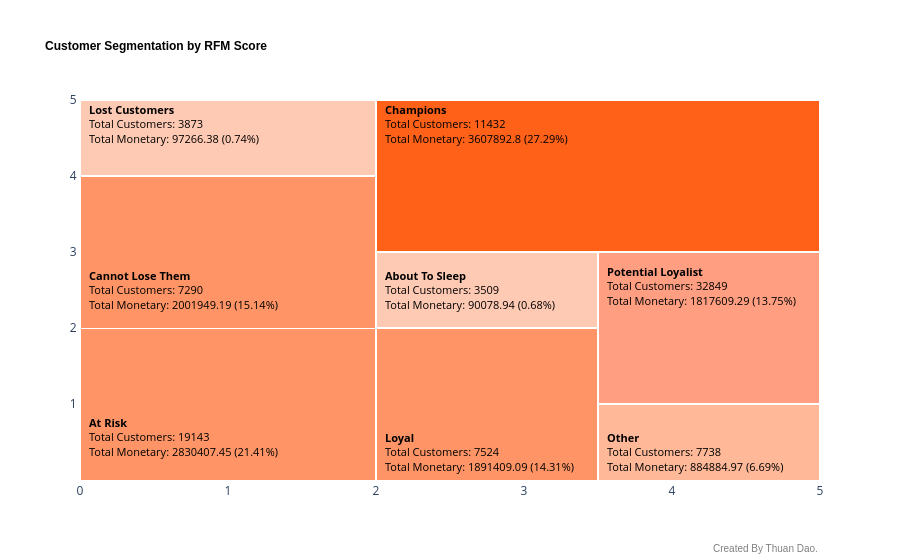

Notebook cell for this chart:
### Code cell
fig = go.Figure()

fig.add_trace(
    property(
        x = [0, 0, 2, 2],
        y = [4, 5, 5, 4],
        name = "Lost Customers"
    )
)

fig.add_trace(
    property (
        x = [0, 0, 2, 2],
        y = [0, 2, 2, 0],
        name = "At Risk",
    )
)

fig.add_trace(
    property (
        x = [0, 0, 2, 2],
        y = [2, 4, 4, 2],
        name = "Cannot Lose Them"
    )
)

fig.add_trace(
    property (
        x = [2, 2, 5, 5],
        y = [3, 5, 5, 3],
        name = "Champions"
    )
)

fig.add_trace(
    property (
        x = [2, 2, 3.5, 3.5],
        y = [2, 3, 3, 2],
        name="About To Sleep"
    )
)

fig.add_trace(
    property (
        x = [2, 2, 3.5, 3.5],
        y = [0, 2, 2, 0],
        name = "Loyal",
    )
)


fig.add_trace(
    property (
        x = [3.5, 3.5, 5, 5],
        y = [1, 3, 3, 1],
        name = "Potential Loyalist",
    )
)

fig.add_trace(
    property (
        x = [3.5, 3.5, 5, 5],
        y = [0, 1, 1, 0],
        name = "Other",
    )
)

annotation (x = 0.01, y = 1, name = "Lost Customers")
annotation (x = 0.01, y = 0.05, name = "At Risk")
annotation (x = 0.01, y = 0.5, name = "Cannot Lose Them")
annotation (x = 0.41, y = 1.0, name = "Champions")
annotation (x = 0.41, y = 0.50, name = "About To Sleep")
annotation (x = 0.41, y = 0.01, name = "Loyal")
annotation (x = 0.71, y = 0.51, name = "Potential Loyalist")
annotation (x = 0.71, y = 0.01, name = "Other")

fig.update_layout(
    title = dict(text="<b>Customer Segmentation by RFM Score<b>",
                 font=dict(size=12, family="Arial", color="black")),
    plot_bgcolor = "white",
    xaxis = dict (showline = True, range = [0, 5],  rangemode = "nonnegative"),
    yaxis = dict (showline = True, range = [0, 5], rangemode = "nonnegative", tickmode="array", tickvals=[1, 2, 3, 4, 5]),
    showlegend = False
)

fig.add_annotation(text="Created By Thuan Dao.", xref="paper", yref="paper", x=1, y=-.2, showarrow=False, font=dict(size=10, color="gray", family="Arial"))

### Figure 1 — Plotly figure (JSON) as saved in the notebook; plotly's stock layout.template omitted (floating-point values rounded to 4 significant figures)
{"data": [{"fill": "toself", "fillcolor": "#ffcab3", "hoverinfo": "text", "hoveron": "fills", "line": {"color": "white"}, "mode": "lines+text", "name": "Lost Customers", "type": "scatter", "x": [0, 0, 2, 2], "y": [4, 5, 5, 4]}, {"fill": "toself", "fillcolor": "#ff9566", "hoverinfo": "text", "hoveron": "fills", "line": {"color": "white"}, "mode": "lines+text", "name": "At Risk", "type": "scatter", "x": [0, 0, 2, 2], "y": [0, 2, 2, 0]}, {"fill": "toself", "fillcolor": "#ff9566", "hoverinfo": "text", "hoveron": "fills", "line": {"color": "white"}, "mode": "lines+text", "name": "Cannot Lose Them", "type": "scatter", "x": [0, 0, 2, 2], "y": [2, 4, 4, 2]}, {"fill": "toself", "fillcolor": "#ff6119", "hoverinfo": "text", "hoveron": "fills", "line": {"color": "white"}, "mode": "lines+text", "name": "Champions", "type": "scatter", "x": [2, 2, 5, 5], "y": [3, 5, 5, 3]}, {"fill": "toself", "fillcolor": "#ffcab3", "hoverinfo": "text", "hoveron": "fills", "line": {"color": "white"}, "mode": "lines+text", "name": "About To Sleep", "type": "scatter", "x": [2, 2, 3.5, 3.5], "y": [2, 3, 3, 2]}, {"fill": "toself", "fillcolor": "#ff9566", "hoverinfo": "text", "hoveron": "fills", "line": {"color": "white"}, "mode": "lines+text", "name": "Loyal", "type": "scatter", "x": [2, 2, 3.5, 3.5], "y": [0, 2, 2, 0]}, {"fill": "toself", "fillcolor": "#ff9e80", "hoverinfo": "text", "hoveron": "fills", "line": {"color": "white"}, "mode": "lines+text", "name": "Potential Loyalist", "type": "scatter", "x": [3.5, 3.5, 5, 5], "y": [1, 3, 3, 1]}, {"fill": "toself", "fillcolor": "#ffb999", "hoverinfo": "text", "hoveron": "fills", "line": {"color": "white"}, "mode": "lines+text", "name": "Other", "type": "scatter", "x": [3.5, 3.5, 5, 5], "y": [0, 1, 1, 0]}], "layout": {"annotations": [{"align": "left", "font": {"color": "black", "size": 11}, "showarrow": false, "text": "<b>Lost Customers</b><br>Total Customers: 3873<br>Total Monetary: 97266.38 (0.74%)", "x": 0.01, "xanchor": "left", "xref": "x domain", "y": 1, "yref": "y domain"}, {"align": "left", "font": {"color": "black", "size": 11}, "showarrow": false, "text": "<b>At Risk</b><br>Total Customers: 19143<br>Total Monetary: 2830407.45 (21.41%)", "x": 0.01, "xanchor": "left", "xref": "x domain", "y": 0.05, "yref": "y domain"}, {"align": "left", "font": {"color": "black", "size": 11}, "showarrow": false, "text": "<b>Cannot Lose Them</b><br>Total Customers: 7290<br>Total Monetary: 2001949.19 (15.14%)", "x": 0.01, "xanchor": "left", "xref": "x domain", "y": 0.5, "yref": "y domain"}, {"align": "left", "font": {"color": "black", "size": 11}, "showarrow": false, "text": "<b>Champions</b><br>Total Customers: 11432<br>Total Monetary: 3607892.8 (27.29%)", "x": 0.41, "xanchor": "left", "xref": "x domain", "y": 1, "yref": "y domain"}, {"align": "left", "font": {"color": "black", "size": 11}, "showarrow": false, "text": "<b>About To Sleep</b><br>Total Customers: 3509<br>Total Monetary: 90078.94 (0.68%)", "x": 0.41, "xanchor": "left", "xref": "x domain", "y": 0.5, "yref": "y domain"}, {"align": "left", "font": {"color": "black", "size": 11}, "showarrow": false, "text": "<b>Loyal</b><br>Total Customers: 7524<br>Total Monetary: 1891409.09 (14.31%)", "x": 0.41, "xanchor": "left", "xref": "x domain", "y": 0.01, "yref": "y domain"}, {"align": "left", "font": {"color": "black", "size": 11}, "showarrow": false, "text": "<b>Potential Loyalist</b><br>Total Customers: 32849<br>Total Monetary: 1817609.29 (13.75%)", "x": 0.71, "xanchor": "left", "xref": "x domain", "y": 0.51, "yref": "y domain"}, {"align": "left", "font": {"color": "black", "size": 11}, "showarrow": false, "text": "<b>Other</b><br>Total Customers: 7738<br>Total Monetary: 884884.97 (6.69%)", "x": 0.71, "xanchor": "left", "xref": "x domain", "y": 0.01, "yref": "y domain"}, {"font": {"color": "gray", "family": "Arial", "size": 10}, "showarrow": false, "text": "Created By Thuan Dao.", "x": 1, "xref": "paper", "y": -0.2, "yref": "paper"}], "plot_bgcolor": "white", "showlegend": false, "title": {"font": {"color": "black", "family": "Arial", "size": 12}, "text": "<b>Customer Segmentation by RFM Score<b>"}, "xaxis": {"range": [0, 5], "rangemode": "nonnegative", "showline": true}, "yaxis": {"range": [0, 5], "rangemode": "nonnegative", "showline": true, "tickmode": "array", "tickvals": [1, 2, 3, 4, 5]}}}
